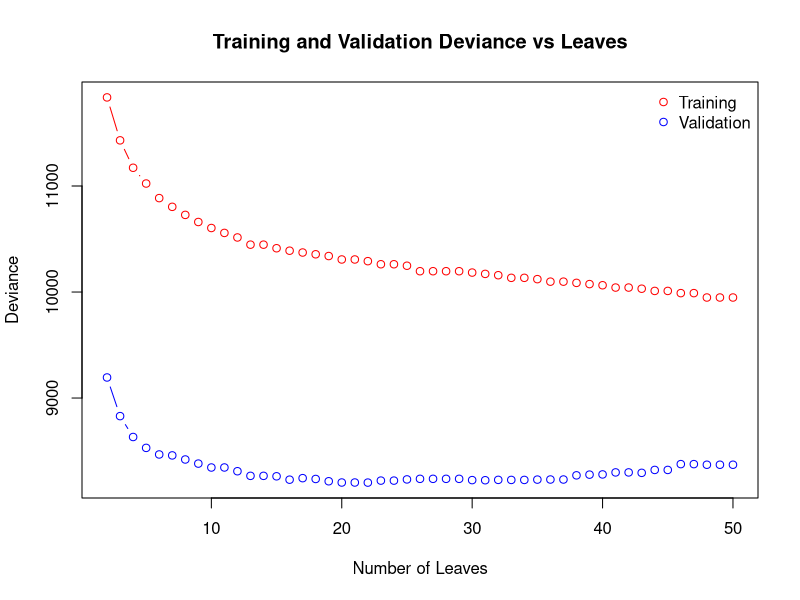
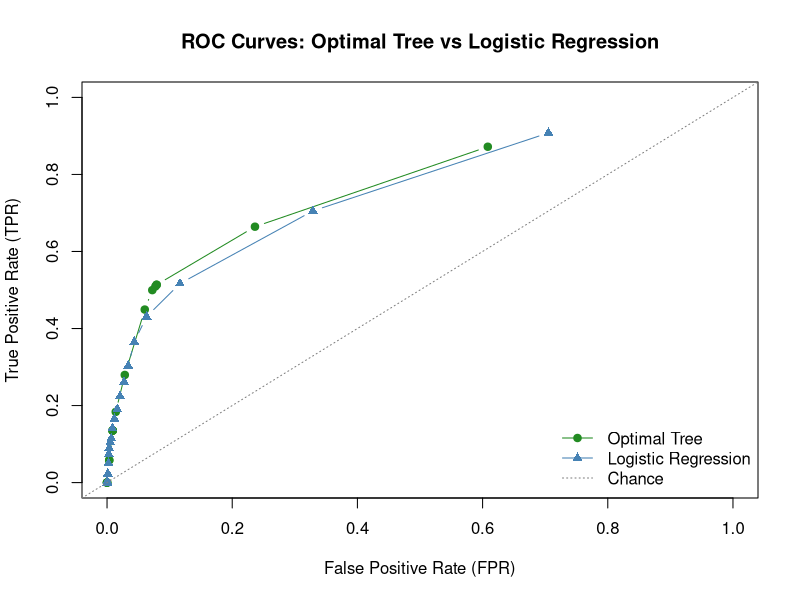

Write the R code that produced these figures, in order.
## ---- chunk 1
knitr::opts_chunk$set(echo = TRUE)
## ---- chunk 2
library(knitr)

misclass <- data.frame(
  Trees = c("Default Tree", "Node Tree", "Deviance Tree"),
  Training = c(0.1048, 0.1048, 0.0936),
  Validation = c(0.1093, 0.1093, 0.1118)
)

kable(misclass, caption = "Misclassification Rates on Training and Validation Data")
## ---- chunk 3

leaves <- 2:50

train_deviance <- c(
  11835.707, 11430.696, 11172.054, 11023.457, 10885.895, 10803.630, 10727.573,
  10660.551, 10603.860, 10557.508, 10514.656, 10446.813, 10446.813, 10412.987,
  10389.748, 10372.682, 10356.022, 10339.429, 10307.002, 10307.002, 10291.161,
  10261.977, 10261.977, 10248.012, 10196.305, 10196.305, 10196.305, 10196.305,
  10183.535, 10171.011, 10158.576, 10133.864, 10133.864, 10121.509, 10097.847,
  10097.847, 10086.348, 10074.866, 10063.950, 10042.172, 10042.172, 10031.297,
  10010.382, 10010.382,  9989.682,  9989.682,  9948.297,  9948.297,  9948.297
)

valid_deviance <- c(
  9194.025, 8829.533, 8632.631, 8529.933, 8467.871, 8458.944, 8420.474, 8381.704,
  8344.832, 8345.130, 8309.708, 8266.135, 8266.135, 8261.849, 8229.988, 8244.393,
  8236.669, 8215.094, 8203.290, 8203.290, 8202.509, 8221.244, 8221.244, 8232.538,
  8237.994, 8237.994, 8237.994, 8237.994, 8225.944, 8224.780, 8228.263, 8227.670,
  8227.670, 8230.755, 8231.561, 8231.561, 8270.923, 8277.561, 8279.574, 8298.591,
  8298.591, 8294.525, 8321.936, 8321.936, 8376.773, 8376.773, 8370.903, 8370.903,
  8370.903
)

stopifnot(length(leaves) == length(train_deviance),
          length(leaves) == length(valid_deviance))

plot(leaves, train_deviance,
     type = "b", col = "red",
     ylim = range(c(train_deviance, valid_deviance), na.rm = TRUE),
     xlab = "Number of Leaves", ylab = "Deviance", main = "Training and Validation Deviance vs Leaves")
points(leaves, valid_deviance, type = "b", col = "blue")

legend("topright", legend = c("Training", "Validation"),
       col = c("red", "blue"), pch = 1, bty = "n")

## ---- chunk 4
library(knitr)
conf_matrix <- matrix(c(11872, 107, 1371, 214), nrow = 2, byrow = TRUE,
                      dimnames = list(c("Observed: no", "Observed: yes"),
                                      c("Predicted: no", "Predicted: yes")))
kable(conf_matrix, caption = "Confusion Matrix 1")
## ---- chunk 5
library(knitr)
loss_matrix <- matrix(c(0, 1, 5, 0), nrow = 2, byrow = TRUE,
                      dimnames = list(c("Observed: no", "Observed: yes"),
                                      c("Predicted: no", "Predicted: yes")))
kable(loss_matrix, caption = "Loss Matrix")
## ---- chunk 6
library(knitr)
conf_matrix_loss <- matrix(c(11030, 949, 771, 814), nrow = 2, byrow = TRUE,
                      dimnames = list(c("Observed: no", "Observed: yes"),
                                      c("Predicted: no", "Predicted: yes")))
kable(conf_matrix_loss, caption = "Confusion Matrix 2")
## ---- chunk 7
roc_tree <- data.frame(
  threshold = c(0.05,0.10,0.15,0.20,0.25,0.30,0.35,0.40,0.45,0.50,0.55,0.60,0.65,0.70,0.75,0.80,0.85,0.90,0.95),
  TPR       = c(0.87192429,0.66435331,0.51356467,0.51356467,0.50914826,0.49968454,0.44921136,0.27949527,0.18359621,0.13501577,0.13501577,0.13501577,0.13501577,0.05804416,0.05804416,0.00000000,0.00000000,0.00000000,0.00000000),
  FPR       = c(0.60831455,0.23633025,0.07922197,0.07922197,0.07721847,0.07229318,0.06027214,0.02838300,0.01394106,0.00893230,0.00893230,0.00893230,0.00893230,0.00350614,0.00350614,0.00000000,0.00000000,0.00000000,0.00000000)
)

roc_logit <- data.frame(
  threshold = c(0.05,0.10,0.15,0.20,0.25,0.30,0.35,0.40,0.45,0.50,0.55,0.60,0.65,0.70,0.75,0.80,0.85,0.90,0.95),
  TPR       = c(0.907886435,0.705362776,0.516719243,0.430914826,0.365299685,0.303470032,0.261198738,0.224605678,0.190536278,0.165299685,0.140694006,0.114826498,0.104100946,0.089589905,0.073817035,0.050473186,0.023343849,0.003154574,0.000000000),
  FPR       = c(0.7052342,0.3289089,0.1165373,0.06319392,0.04349278,0.03389265,0.02721429,0.02078638,0.01636197,0.01185408,0.00859838,0.00667835,0.00500877,0.00350614,0.00283830,0.00233742,0.00133567,0.00041740,0.00008348)
)

plot(roc_tree$FPR, roc_tree$TPR,
     type = "b", pch = 19, col = "forestgreen",
     xlim = c(0, 1), ylim = c(0, 1),
     xlab = "False Positive Rate (FPR)",
     ylab = "True Positive Rate (TPR)",
     main = "ROC Curves: Optimal Tree vs Logistic Regression")
lines(roc_logit$FPR, roc_logit$TPR, type = "b", pch = 17, col = "steelblue")
abline(0, 1, lty = 3, col = "grey50")
legend("bottomright",
       legend = c("Optimal Tree", "Logistic Regression", "Chance"),
       col    = c("forestgreen", "steelblue", "grey50"),
       lty    = c(1, 1, 3),
       pch    = c(19, 17, NA),
       bty    = "n")
